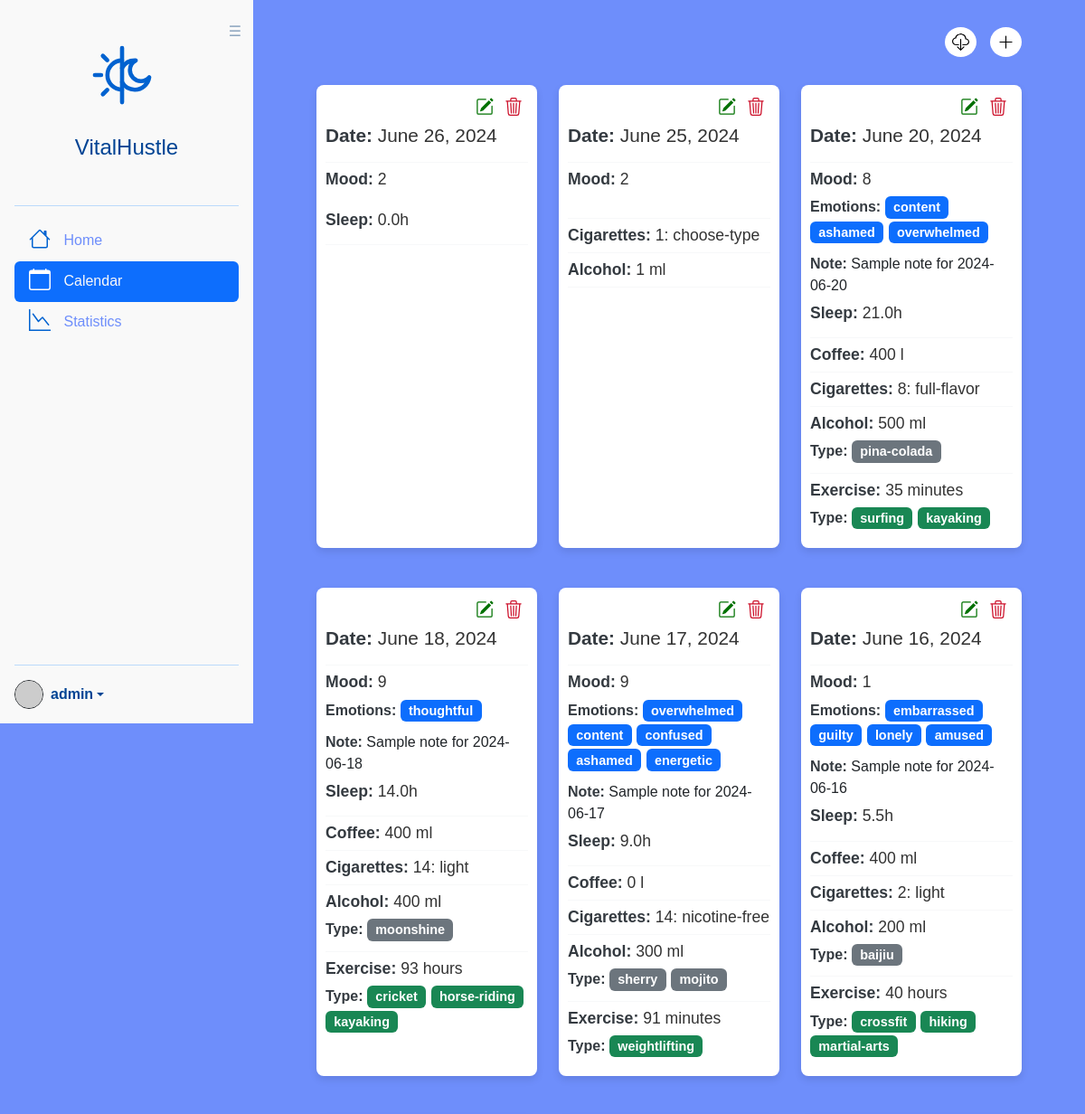
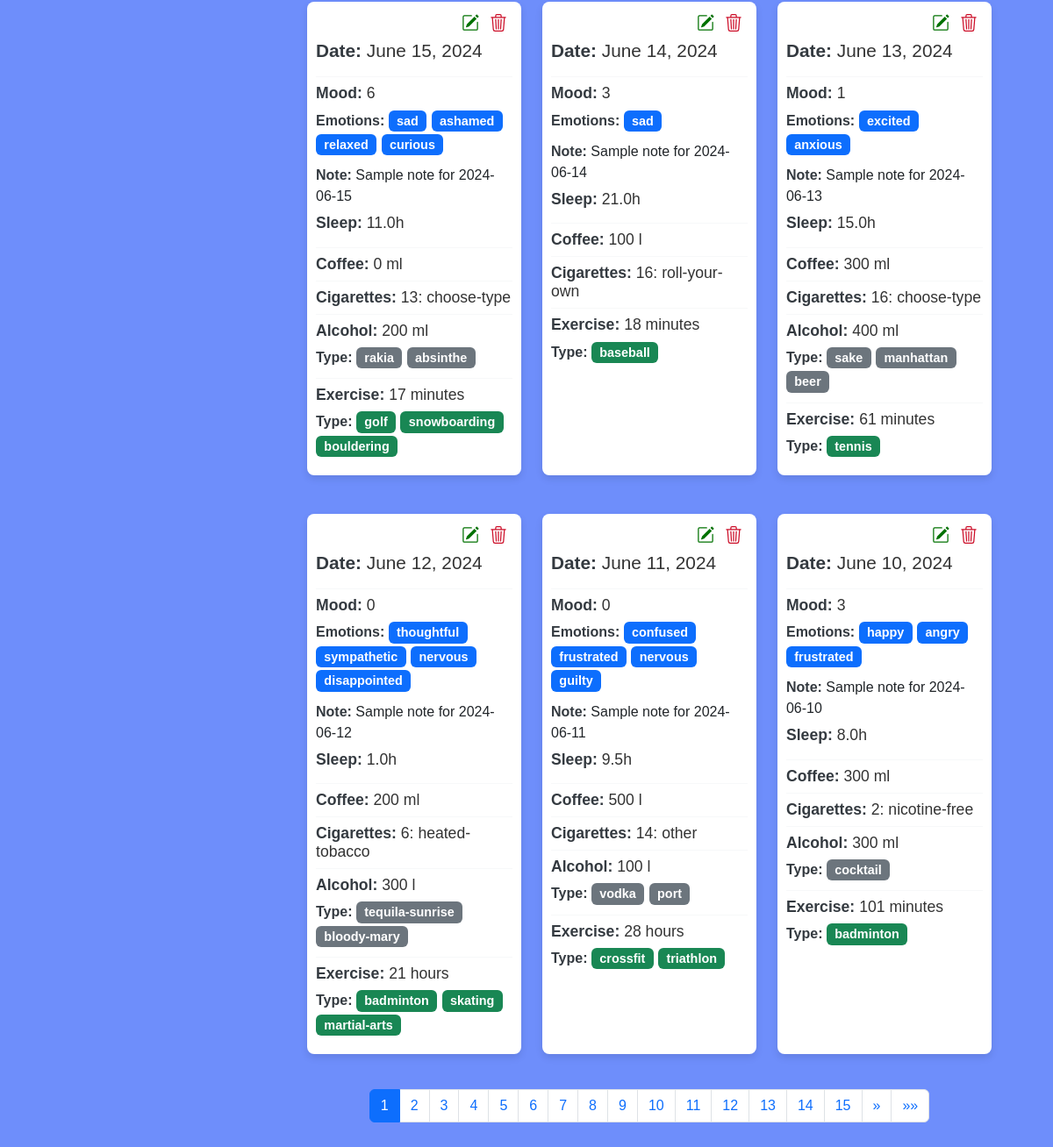
The app's page /cald/ (signed in), older data (2 pictures, top to bottom).
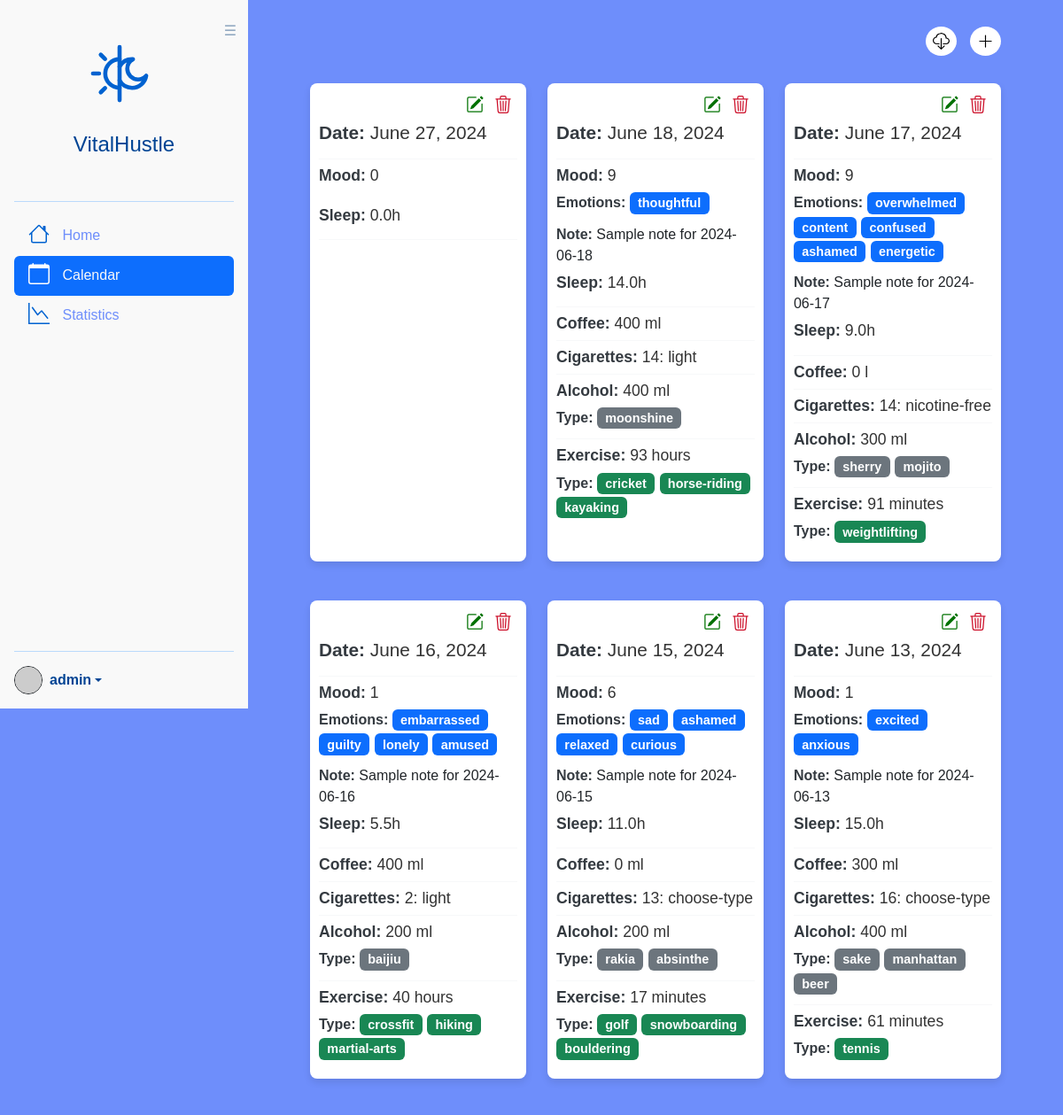
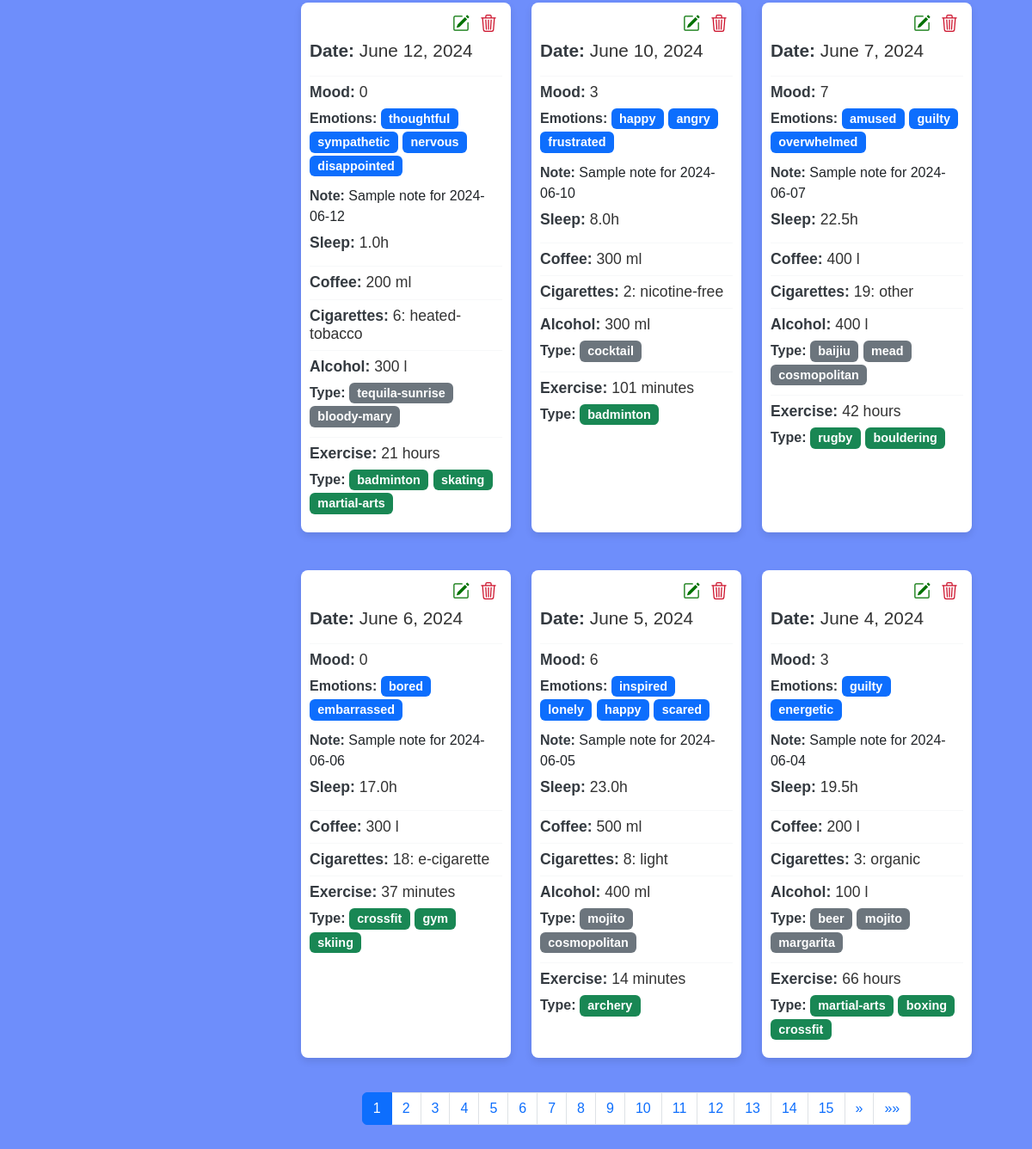
The same page, newer data (2 pictures, top to bottom).
### wellnessTracker/models.py (models this page shows, shortened)
class Day(models.Model):
    user = models.ForeignKey(User, on_delete=models.CASCADE)
    mood_scale = models.OneToOneField(MoodScale, on_delete=models.CASCADE, null=True, blank=True)
    mood_emotion = models.OneToOneField(MoodEmotion, on_delete=models.CASCADE, null=True, blank=True)
    mood_note = models.OneToOneField(MoodNote, on_delete=models.CASCADE, null=True, blank=True)
    sleep = models.ForeignKey('Sleep', on_delete=models.CASCADE, null=True, blank=True)
    coffee_habit = models.ForeignKey('CoffeHabit', on_delete=models.CASCADE, null=True, blank=True)
    cigarette_habit = models.ForeignKey('CigaretteHabit', on_delete=models.CASCADE, null=True, blank=True)
    alcohol_habit = models.ForeignKey(AlcoholHabit, on_delete=models.CASCADE, null=True, blank=True)
    sports = models.ForeignKey('Sports', on_delete=models.CASCADE, null=True, blank=True)
    date = models.DateField()
    updated_at = models.DateTimeField(auto_now=True)

class MoodScale(models.Model):
    SCALE_CHOICES = [(i, str(i)) for i in range(0, 11)]
    scale = models.IntegerField(choices=SCALE_CHOICES, default=0, blank=True, null=True,
                                help_text='How user felt today on a scale from 0 to 10')
    updated_at = models.DateTimeField(auto_now=True, help_text='Time when the scale was last updated')

class Sleep(models.Model):
    SCALE_CHOICES_HALF = [(Decimal(i) / 2, f'{Decimal(i) / 2:.1f}') for i in range(0, 49)]
    slept_scale = models.FloatField(choices=SCALE_CHOICES_HALF, default=0, blank=True, null=True,
                                    help_text='How long user slept today')
    updated_at = models.DateTimeField(auto_now=True, help_text='Time when the interface was last updated')

class CigaretteHabit(models.Model):
    CHOICES = [
        ('choose-type', 'Choose type'),
        ('full-flavor', 'Full Flavor'),
        ('light', 'Light'),
        ('ultra-light', 'Ultra Light'),
        ('menthol', 'Menthol'),
        ('flavored', 'Flavored'),
        ('heated-tobacco', 'Heated Tobacco Products (HTP)'),
        ('e-cigarette', 'E-Cigarette (Electronic Cigarette)'),
        ('roll-your-own', 'Roll-Your-Own'),
        ('nicotine-free', 'Nicotine-Free'),
        ('premium', 'Premium'),
        ('organic', 'Organic'),
        ('other', 'Other')
    ]
    cigarettes = models.PositiveIntegerField("How many cigarettes did you smoke?", blank=True, null=True)
    cigarette_type = models.CharField("Type of cigarette", max_length=20, choices=CHOICES, blank=True)
    updated_at = models.DateTimeField(auto_now=True, help_text='Time when the interface was last updated')

class AlcoholHabit(models.Model):
    UNIT = [
        ('ml', 'ml'),
        ('l', 'l')
    ]
    CHOICES = [
        ('beer', 'Beer'),
        ('wine', 'Wine'),
        ('vodka', 'Vodka'),
        ('whiskey', 'Whiskey'),
        ('rum', 'Rum'),
        ('tequila', 'Tequila'),
        ('gin', 'Gin'),
        ('brandy', 'Brandy'),
        ('champagne', 'Champagne'),
        ('cider', 'Cider'),
        ('absinthe', 'Absinthe'),
        ('liqueur', 'Liqueur'),
        ('sake', 'Sake'),
        ('vermouth', 'Vermouth'),
        ('mead', 'Mead'),
        ('sherry', 'Sherry'),
        ('port', 'Port'),
        ('cocktail', 'Cocktail'),
        ('schnapps', 'Schnapps'),
        ('perry', 'Perry'),
        ('moonshine', 'Moonshine'),
        ('armagnac', 'Armagnac'),
        ('calvados', 'Calvados'),
        ('grappa', 'Grappa'),
        ('aquavit', 'Aquavit'),
        ('baijiu', 'Baijiu'),
        ('ouzo', 'Ouzo'),
        ('rakia', 'Rakia'),
        ('tequila-sunrise', 'Tequila Sunrise'),
        ('martini', 'Martini'),
        ('manhattan', 'Manhattan'),
        ('margarita', 'Margarita'),
        ('mojito', 'Mojito'),
        ('bloody-mary', 'Bloody Mary'),
        ('pina-colada', 'Piña Colada'),
        ('cosmopolitan', 'Cosmopolitan'),
        ('old-fashioned', 'Old Fashioned')
    ]
    alcohol_amount = models.PositiveIntegerField("Did you drink any alcohol? (amount)", blank=True,
                                                 null=True)
    alcohol_unit = models.CharField("Unit of alcohol", max_length=2, choices=UNIT, default='ml', blank=True,
                                    null=True)
    alcohol_type = MultiSelectField("Type of alcohol", max_length=99999, choices=CHOICES, blank=True)
    updated_at = models.DateTimeField(auto_now=True, help_text='Time when the interface was last updated')

class MoodNote(models.Model):
    note = models.TextField(blank=True, help_text='Custom user note related to their mood')
    updated_at = models.DateTimeField(auto_now=True, help_text='Time when the note was last updated')

class CoffeHabit(models.Model):
    CHOICES = [(i, str(i)) for i in range(0, 1001, 1)]
    UNIT_CHOICES = [
        ('ml', 'ml'),
        ('l', 'l')
    ]
    coffee_amount = models.PositiveIntegerField("How much coffee did you drink?", blank=True, null=True)
    coffee_unit = models.CharField("Unit of coffee", max_length=2, choices=UNIT_CHOICES, default='ml', blank=True,
                                   null=True)
    updated_at = models.DateTimeField(auto_now=True, help_text='Time when the interface was last updated')

class Sports(models.Model):
    UNIT = [
        ('minutes', 'minutes'),
        ('hours', 'hours')
    ]
    CHOICES = [
        ('gym', 'Gym'),
        ('running', 'Running'),
        ('cycling', 'Cycling'),
        ('swimming', 'Swimming'),
        ('basketball', 'Basketball'),
        ('soccer', 'Soccer'),
        ('tennis', 'Tennis'),
        ('yoga', 'Yoga'),
        ('pilates', 'Pilates'),
        ('hiking', 'Hiking'),
        ('climbing', 'Climbing'),
        ('dancing', 'Dancing'),
        ('boxing', 'Boxing'),
        ('martial-arts', 'Martial Arts'),
        ('weightlifting', 'Weightlifting'),
        ('crossfit', 'CrossFit'),
        ('aerobics', 'Aerobics'),
        ('rowing', 'Rowing'),
        ('skiing', 'Skiing'),
        ('snowboarding', 'Snowboarding'),
        ('skating', 'Skating'),
        ('surfing', 'Surfing'),
        ('kayaking', 'Kayaking'),
        ('golf', 'Golf'),
        ('cricket', 'Cricket'),
        ('rugby', 'Rugby'),
        ('baseball', 'Baseball'),
        ('volleyball', 'Volleyball'),
        ('badminton', 'Badminton'),
        ('table-tennis', 'Table Tennis'),
        ('archery', 'Archery'),
        ('fencing', 'Fencing'),
        ('horse-riding', 'Horse Riding'),
        ('gymnastics', 'Gymnastics'),
        ('triathlon', 'Triathlon'),
        ('bouldering', 'Bouldering')
    ]
    exercise_times = models.PositiveIntegerField("How long did you exercise?", blank=True, null=True)
    exercise_unit = models.CharField("Unit of sports", max_length=8, choices=UNIT, default='minutes', blank=True,
                                     null=True)
    exercise_type = MultiSelectField("Type of exercise", max_length=99999, choices=CHOICES, blank=True)
    updated_at = models.DateTimeField(auto_now=True, help_text='Time when the interface was last updated')

### cald/views.py (the view)
# urls.py: path('cald/', CaldView.as_view(), name='cald-view'),
class CaldView(LoginRequiredMixin, ListView):
    template_name = 'calendar.html'
    login_url = '/login/'
    redirect_field_name = 'next'
    model = Day
    context_object_name = 'days'
    paginate_by = 12
    def get_queryset(self):
        queryset = Day.objects.filter(user=self.request.user).order_by('-date')
        return queryset

### templates/calendar.html (shortened to what the changed rows need)
{% extends "base.html" %}
{% block css %}
    {% load static %}
    <link rel="stylesheet" href="https://cdn.jsdelivr.net/npm/select2@4.0.13/dist/css/select2.min.css"/>
    <link rel="stylesheet" href="https://cdn.jsdelivr.net/npm/select2-bootstrap-5-theme@1.3.0/dist/select2-bootstrap-5-theme.min.css"/>
    <link rel="stylesheet" href="https://cdn.jsdelivr.net/npm/flatpickr/dist/flatpickr.min.css">
    <link rel="stylesheet" href="{% static 'css/calendar.css' %}">
{% endblock %}
{% block content %}
    <div class="container my-4">
        <div class="row row-cols-1 row-cols-md-2 row-cols-lg-3 g-4 d-flex flex-wrap">
            {% for day in days %}
                <div class="col d-flex flex-column" data-day-id="{{ day.id }}">
                    <div class="tile flex-grow-1 d-flex flex-column">
                        <div class="right-align mb-2">
                            <button class="edit-button" data-day-id="{{ day.id }}">
                                <img src="{% static 'img/edit_icon.svg' %}" alt="Edit">
                            </button>
                            <button class="delete-button" data-day-id="{{ day.id }}">
                                <img src="{% static 'img/delete_icon.svg' %}" alt="Delete">
                            </button>
                        </div>
                        <h2><strong>Date:</strong> {{ day.date }}</h2>
                        <hr>
                        <div class="mood-scale">
                            {% if day.mood_scale and day.mood_scale.scale is not None %}
                                <h3><strong>Mood:</strong> {{ day.mood_scale.scale }}</h3>
                            {% endif %}
                        </div>
                        <div class="emotions mb-2">
                            {% if day.mood_emotion and day.mood_emotion.emotions %}
                                <strong>Emotions:</strong>
                                {% for emotion in day.mood_emotion.emotions %}
                                    <span class="badge bg-primary">{{ emotion }}</span>
                                {% endfor %}
                            {% endif %}
                        </div>
                        <div class="note mb-2">
                            {% if day.mood_note and day.mood_note.note %}
                                <strong>Note:</strong> {{ day.mood_note.note }}
                            {% endif %}
                        </div>
                        <div class="sleep-scale">
                            {% if day.sleep and day.sleep.slept_scale is not None %}
                                <h3><strong>Sleep:</strong> {{ day.sleep.slept_scale }}h</h3>
                            {% endif %}
                        </div>
                        <hr>
                        <div class="coffee-habit">
                            {% if day.coffee_habit and day.coffee_habit.coffee_amount is not None %}
                                <h5>
                                    <strong>Coffee:</strong> {{ day.coffee_habit.coffee_amount }} {{ day.coffee_habit.coffee_unit }}
                                </h5>
                                <hr>
                            {% endif %}
                        </div>
                        <div class="cigarette-habit">
                            {% if day.cigarette_habit and day.cigarette_habit.cigarettes is not None and day.cigarette_habit.cigarettes != 0 %}
                                <h5>
                                    <strong>Cigarettes:</strong> {{ day.cigarette_habit.cigarettes }}: {{ day.cigarette_habit.cigarette_type }}
                                </h5>
                                <hr>
                            {% endif %}
                        </div>
                        <div class="alcohol-habit">
                            {% if day.alcohol_habit and day.alcohol_habit.alcohol_amount is not None and day.alcohol_habit.alcohol_amount != 0 %}
                                <h5>
                                    <strong>Alcohol:</strong> {{ day.alcohol_habit.alcohol_amount }} {{ day.alcohol_habit.alcohol_unit }}
                                </h5>
                                {% if day.alcohol_habit.alcohol_type %}
                                    <div class="mb-2">
                                        <strong>Type:</strong>
                                        {% for alcohol in day.alcohol_habit.alcohol_type %}
                                            <span class="badge bg-secondary">{{ alcohol }}</span>
                                        {% endfor %}
                                    </div>
                                {% endif %}
                                <hr>
                            {% endif %}
                        </div>
                        <div class="exercise-details">
                            {% if day.sports %}
                                {% if day.sports.exercise_times %}
                                    <h5>
                                        <strong>Exercise:</strong> {{ day.sports.exercise_times }} {{ day.sports.exercise_unit }}
                                    </h5>
                                {% endif %}
                                {% if day.sports.exercise_type %}
                                    <div class="mb-2">
                                        <strong>Type:</strong>
                                        {% for exercise in day.sports.exercise_type %}
                                            <span class="badge bg-success">{{ exercise }}</span>
                                        {% endfor %}
                                    </div>
                                {% endif %}
                            {% endif %}
                        </div>
                    </div>
                </div>
            {% endfor %}
        </div>
        <nav aria-label="Page navigation">
            <ul class="pagination justify-content-center">
                {% for i in paginator.page_range %}
                    <li class="page-item {% if page_obj.number == i %}active{% endif %}">
                        <a class="page-link" href="?page={{ i }}">{{ i }}</a>
                    </li>
                {% endfor %}
            </ul>
        </nav>
    </div>
{% endblock %}

Row changes from the older to the newer data that the page shows:
removed Day: date "June 26, 2024", mood_scale.scale "2", sleep.slept_scale "0.0"
removed Day: date "June 25, 2024", mood_scale.scale "2", cigarette_habit.cigarettes "1", cigarette_habit.cigarette_type "choose-type", alcohol_habit.alcohol_amount "1", alcohol_habit.alcohol_unit "ml"
removed Day: date "June 20, 2024", mood_scale.scale "8", emotions "content" "ashamed" "overwhelmed", mood_note.note "Sample note for 2024-06-20", sleep.slept_scale "21.0", coffee_habit.coffee_amount "400", coffee_habit.coffee_unit "l", cigarette_habit.cigarettes "8", cigarette_habit.cigarette_type "full-flavor", alcohol_habit.alcohol_amount "500", alcohol_habit.alcohol_unit "ml", alcohol_type "pina-colada", sports.exercise_times "35", sports.exercise_unit "minutes", exercise_type "surfing" "kayaking"
removed Day: date "June 14, 2024", mood_scale.scale "3", emotions "sad", mood_note.note "Sample note for 2024-06-14", sleep.slept_scale "21.0", coffee_habit.coffee_amount "100", coffee_habit.coffee_unit "l", cigarette_habit.cigarettes "16", cigarette_habit.cigarette_type "roll-your-own", sports.exercise_times "18", sports.exercise_unit "minutes", exercise_type "baseball"
removed Day: date "June 11, 2024", mood_scale.scale "0", emotions "confused" "frustrated" "nervous" "guilty", mood_note.note "Sample note for 2024-06-11", sleep.slept_scale "9.5", coffee_habit.coffee_amount "500", coffee_habit.coffee_unit "l", cigarette_habit.cigarettes "14", cigarette_habit.cigarette_type "other", alcohol_habit.alcohol_amount "100", alcohol_habit.alcohol_unit "l", alcohol_type "vodka" "port", sports.exercise_times "28", sports.exercise_unit "hours", exercise_type "crossfit" "triathlon"
added Day: date "June 27, 2024", mood_scale.scale "0", sleep.slept_scale "0.0"
now on this page (row unchanged): Day: date "June 7, 2024", mood_scale.scale "7", emotions "amused" "guilty" "overwhelmed", mood_note.note "Sample note for 2024-06-07", sleep.slept_scale "22.5", coffee_habit.coffee_amount "400", coffee_habit.coffee_unit "l", cigarette_habit.cigarettes "19", cigarette_habit.cigarette_type "other", alcohol_habit.alcohol_amount "400", alcohol_habit.alcohol_unit "l", alcohol_type "baijiu" "mead" "cosmopolitan", sports.exercise_times "42", sports.exercise_unit "hours", exercise_type "rugby" "bouldering"
now on this page (row unchanged): Day: date "June 6, 2024", mood_scale.scale "0", emotions "bored" "embarrassed", mood_note.note "Sample note for 2024-06-06", sleep.slept_scale "17.0", coffee_habit.coffee_amount "300", coffee_habit.coffee_unit "l", cigarette_habit.cigarettes "18", cigarette_habit.cigarette_type "e-cigarette", sports.exercise_times "37", sports.exercise_unit "minutes", exercise_type "crossfit" "gym" "skiing"
now on this page (row unchanged): Day: date "June 5, 2024", mood_scale.scale "6", emotions "inspired" "lonely" "happy" "scared", mood_note.note "Sample note for 2024-06-05", sleep.slept_scale "23.0", coffee_habit.coffee_amount "500", coffee_habit.coffee_unit "ml", cigarette_habit.cigarettes "8", cigarette_habit.cigarette_type "light", alcohol_habit.alcohol_amount "400", alcohol_habit.alcohol_unit "ml", alcohol_type "mojito" "cosmopolitan", sports.exercise_times "14", sports.exercise_unit "minutes", exercise_type "archery"
now on this page (row unchanged): Day: date "June 4, 2024", mood_scale.scale "3", emotions "guilty" "energetic", mood_note.note "Sample note for 2024-06-04", sleep.slept_scale "19.5", coffee_habit.coffee_amount "200", coffee_habit.coffee_unit "l", cigarette_habit.cigarettes "3", cigarette_habit.cigarette_type "organic", alcohol_habit.alcohol_amount "100", alcohol_habit.alcohol_unit "l", alcohol_type "beer" "mojito" "margarita", sports.exercise_times "66", sports.exercise_unit "hours", exercise_type "martial-arts" "boxing" "crossfit"
